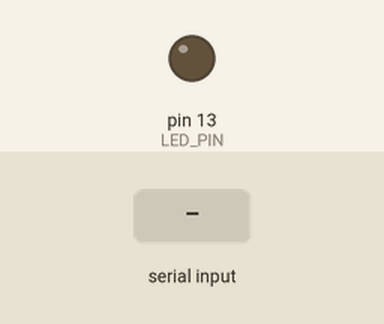
Bench run of a sketch on a simulated Arduino Uno, built with avr-gcc and run on an emulated ATmega328P. On the bench: output pins drawn as LEDs (lit = HIGH). Dashed ring = blinking. Inputs (shaded band) come from the test bench.

Above: at 1.2 s.
1.3 s: "blink,45\n" received over Serial
At 1.7 s:
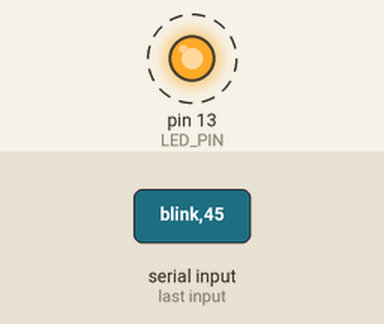
4.3 s: "blink\n" received over Serial
At 4.8 s:
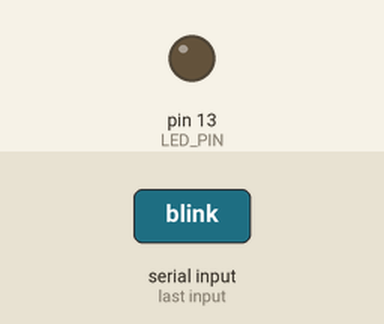
5.8 s: "on\n" received over Serial
At 6.3 s:
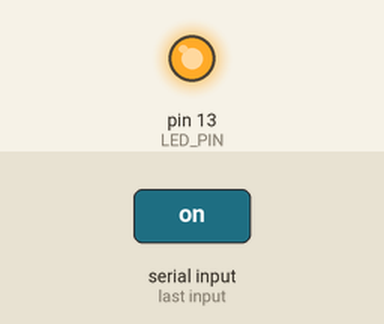
Timing chart, 0 to 8.8 s (numbered marks = the images above; inputs shaded):
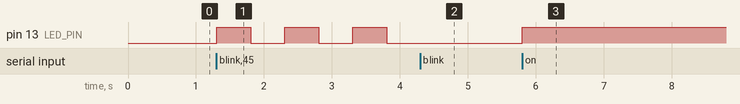

Measured:
- after the input at 1.3 s, pin 13 (LED_PIN): alternates HIGH for 0.50 s and LOW for 0.50 s, starting at once
- after the input at 4.3 s, pin 13 (LED_PIN): stays LOW (without the input it goes to HIGH after 0.01 s)
- after the input at 5.8 s, pin 13 (LED_PIN): LOW → HIGH at once

The sketch:

arduino_led_serial_control.ino
```cpp
#define LED_PIN 13

char ledState = '0'; // Initial state: LED off
unsigned long blinkInterval = 500; // Default blink interval in milliseconds
int blinkCount = 0; // Number of times to blink

void setup() {
  pinMode(LED_PIN, OUTPUT); // LED on pin 13
  digitalWrite(LED_PIN, LOW); // Ensure LED is off
  Serial.begin(9600);  // Start serial communication at 9600 baud
}

void loop() {
  if (Serial.available() > 0) {
    String command = Serial.readStringUntil('\n'); // Read the incoming command

    if (command.startsWith("on")) {
      digitalWrite(LED_PIN, HIGH); // Turn the LED on
      ledState = '1';
    } else if (command.startsWith("off")) {
      digitalWrite(LED_PIN, LOW);  // Turn the LED off
      ledState = '0';
    } else if (command.startsWith("toggle")) {
      if (ledState == '0') {
        digitalWrite(LED_PIN, HIGH);
        ledState = '1';
      } else {
        digitalWrite(LED_PIN, LOW);
        ledState = '0';
      }
    } else if (command.startsWith("read")) {
      Serial.write(ledState); // Send the current LED state back
    } else if (command.startsWith("blink")) {
      blinkCount = command.substring(6).toInt(); // Extract blink count
    } else if (command.startsWith("set_interval")) {
      blinkInterval = command.substring(13).toInt(); // Extract interval
    } else if (command.startsWith("get_interval")) {
      Serial.println(blinkInterval); // Send the current interval back
    }
  }

  if (blinkCount > 0) {
    digitalWrite(LED_PIN, HIGH);
    delay(blinkInterval);
    digitalWrite(LED_PIN, LOW);
    delay(blinkInterval);
    blinkCount--;
  }
}
```
